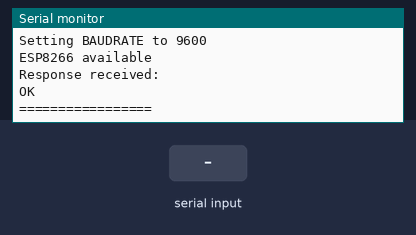
Bench run of a sketch on a simulated Arduino Uno, built with avr-gcc and run on an emulated ATmega328P. Shown: the last lines printed to the serial monitor. Inputs (shaded band) come from the test bench. The modem accepts every AT command (registered, SIM ready, sends succeed) and sends nothing else.

Above: at 2.2 s.
2.3 s: "1\n" received over Serial
At 3.5 s:
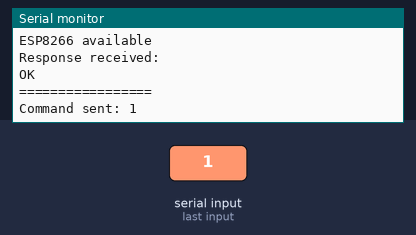
3.8 s: "1\n" received over the second serial link
At 4.1 s:
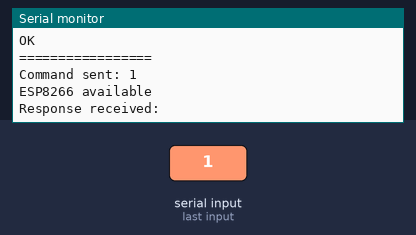
6.3 s: "0\n" received over Serial
At 7.5 s:
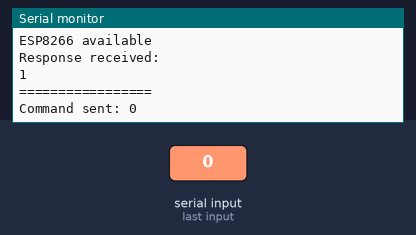
7.8 s: "0\n" received over the second serial link
At 9.8 s:
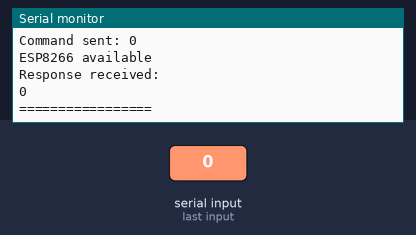

The sketch:

esp8266wifi.ino
```cpp
#include <SoftwareSerial.h>

// Basic code for ESP8266 WIFI

const byte rxPin = 2; // wire this to Tx pin of ESP8266
const byte txPin = 3; // wire this to Rx pin of ESP8266

// Use a software serial interface to connect to ESP8266
SoftwareSerial ESP8266 (rxPin, txPin);

void setup() {
  Serial.begin(9600);

  Serial.println("Setting default BAUDRATE");
  ESP8266.begin(115200);
  delay(1000);


  Serial.println("Setting BAUDRATE to 9600");
  ESP8266.println("AT+IPR=9600");


}

bool okReceived = false;

void loop() {
  if (Serial.available() > 0)
  {
     String command = Serial.readStringUntil('\n');
     Serial.println("Command sent: "+command);
     Serial.println();
     ESP8266.println(command+"\r");
  }

  String responseBuffer;
  char charIn;

  int responseCounter = 0;
  if (ESP8266.available() > 0)
  {
    Serial.println("ESP8266 available");
    while (ESP8266.available() > 0)
    {
      if (responseCounter == 0)
      {
        Serial.println("Response received: ");
      }
      String response = ESP8266.readStringUntil('\r');
      Serial.println(response);
      responseCounter++;
    } // end while
    Serial.println();
    Serial.println("=================");
    Serial.println();
  } // end if available
} // end loop
```

Measured:
- after the input at 2.3 s, the serial monitor: prints a new line at once (image 1)
- after the input at 6.3 s, the serial monitor: prints a new line at once (image 3)
- after the input at 7.8 s, the serial monitor: prints a new line at once (image 4)
